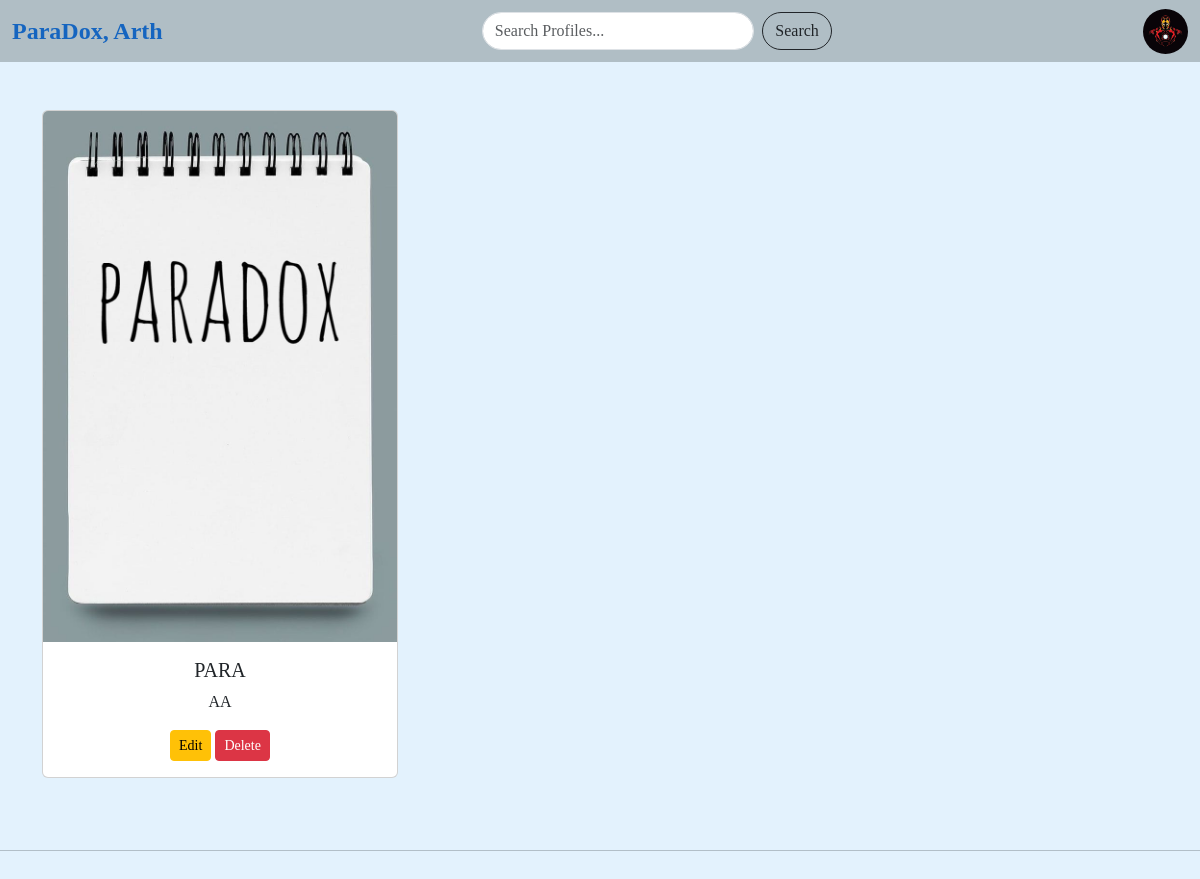
Page /show/ (signed in) on the committed database.
### apps/dashboard/models.py (models this page shows)
class User(models.Model):
    email = models.EmailField(unique=True)
    name = models.CharField(max_length=100, default="User", null=True, blank=True)
    mobile = models.CharField(max_length=14, unique=True)
    password = models.CharField(max_length=255)
    otp = models.IntegerField(null=True, blank=True)
    is_active = models.BooleanField(default=False)
    followers = models.ManyToManyField('self', symmetrical=False, related_name='following', blank=True)
    bio = models.TextField(blank=True, null=True)
    profile_image = models.ImageField(upload_to='profile_images/',default="images\default-profile-icon.jpg", blank=True, null=True)

class Post(models.Model):
    image = models.ImageField(upload_to="post_image/")
    title = models.CharField(max_length=255, blank=False, null=False)
    content = models.TextField()
    is_active = models.BooleanField(default=True)

### apps/dashboard/views.py (the view)
# urls.py: path('show/', views.show, name='show'),
@login_required
def show(request):
    posts = Post.objects.all()
    return render(request, 'dashboard/show.html', {'posts': posts})

### apps/dashboard/context_processors.py (called while the page is built)
def current_user(request):
    user_id = request.session.get('user_id')
    if user_id:
        try:
            user = User.objects.get(id=user_id)
            return {'user': user}
        except User.DoesNotExist:
            return {}
    return {}

### apps/dashboard/views.py (called while the page is built)
def login_required(view_func):
    @wraps(view_func)
    def wrapper(request, *args, **kwargs):
        if 'user_id' not in request.session:
            return redirect('sign_in')  # redirect to login page
        return view_func(request, *args, **kwargs)
    return wrapper

### apps/dashboard/templates/dashboard/show.html (shortened to what this page needs)
{% extends 'dashboard/base.html' %}
{% block body %}
{% load static %}
<div class="container py-4">
  </div>
<div class="container text-center">
  <div class="row row-cols-2">
    {% for post in posts %}
      <div class="col-md-4 mb-4">
        <div class="card h-100" >
          <img src="{{ post.image.url }}" class="card-img-top" alt="{{ post.title }}">
          <div class="card-body text-center">
            <h5 class="card-title">{{ post.title }}</h5>
            <p class="card-text">{{ post.content }}</p>
            <a href="{% url 'update_post' post_id=post.id %}" class="btn btn-warning btn-sm">Edit</a>
            <a href="{% url 'delete_post' post_id=post.id %}" class="btn btn-danger btn-sm">Delete</a>
          </div>
        </div>
      </div>
    {% endfor %}
  </div>
</div>
  <hr class="my-5">
{% endblock %}

### apps/dashboard/templates/dashboard/base.html (shortened to what this page needs)
{% load static %}
<!DOCTYPE html>
<html lang="en">
<head>
    <link href="https://cdn.jsdelivr.net/npm/bootstrap@5.3.6/dist/css/bootstrap.min.css" rel="stylesheet"
>
    <link rel="stylesheet" href="https://cdnjs.cloudflare.com/ajax/libs/font-awesome/6.4.0/css/all.min.css">
    <link rel="stylesheet" href="{% static 'dashboard/css/style.css' %}">
</head>
<body>
    <nav class="navbar navbar-expand-lg">
        <div class="container-fluid">
            <a class="navbar-brand" href="{% url 'index' %}">ParaDox, {{ user.name }}</a>
            <div class="collapse navbar-collapse justify-content-center" id="navbarNav">
                <form class="d-flex" action="#" method="GET" style="width: 350px;">
                    <input class="form-control me-2" type="search" name="query" placeholder="Search Profiles..."
                        aria-label="Search">
                    <button class="btn btn-outline-dark" type="submit">Search</button>
                </form>
            </div>
            <ul class="navbar-nav ms-auto">
                <li class="nav-item">
                    <a href="{% url 'profile' %}">
                        <img src="{{ user.profile_image.url }}" alt="Profile" class="ms-2">
                    </a>
                </li>
            </ul>
        </div>
    </nav>
    {% block body %}
    {% endblock %}
</body>
</html>

### apps/dashboard/static/css/style.css (style rules this page uses)
* { font-family: 'Times New Roman', Times, serif; }

### apps/dashboard/templates/dashboard/base.html (style rules this page uses)
body { background-color: #e3f2fd; font-family: 'Segoe UI', sans-serif; }
.navbar { background-color: #b0bec5 !important; }
.navbar-brand { font-weight: bold; font-size: 24px; color: #1565c0 !important; }
.navbar .form-control { border-radius: 20px; }
.navbar .btn-outline-dark { border-radius: 20px; }
.navbar-nav .nav-item img { border-radius: 50%; width: 45px; height: 45px; object-fit: cover; }

### apps/dashboard/templates/dashboard/show.html (style rules this page uses)
* { font-family: 'Times New Roman', Times, serif; }

### rows in the picture
User: name "Arth", profile_image (picture)
Post: image (picture), title "PARA", content "AA"
